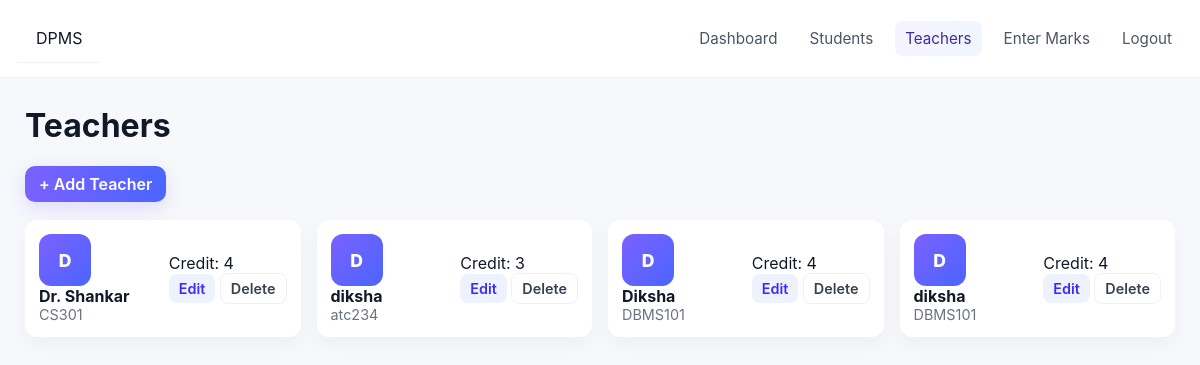
Before: /teachers with the older database file.
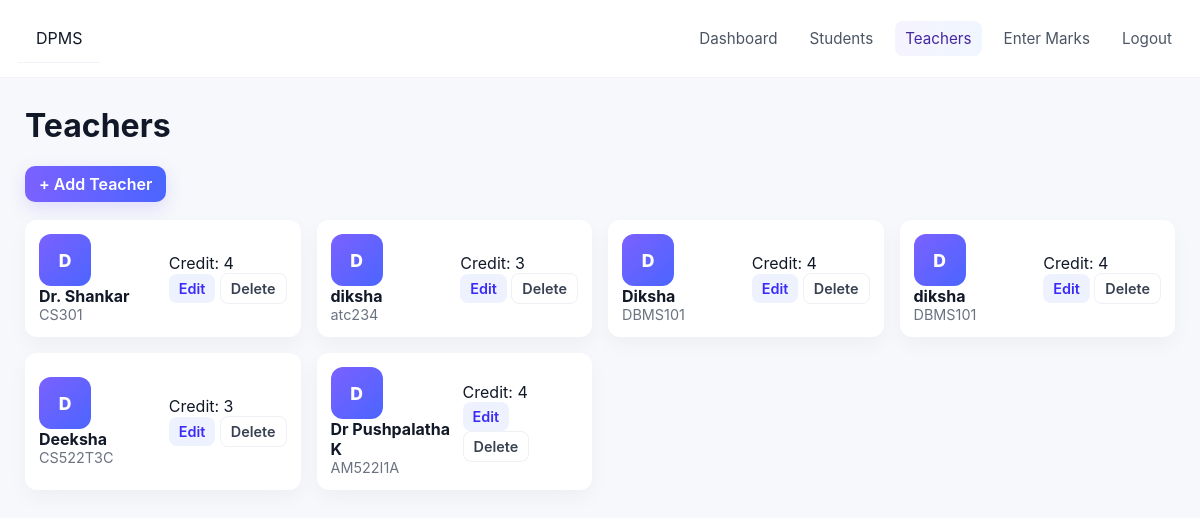
After: the same page with the newer database file.
### models.py (models this page shows)
class Teacher(db.Model):
    __tablename__ = "teacher"
    teacher_id = db.Column(db.Integer, primary_key=True, autoincrement=True)
    teacher_name = db.Column(db.String, nullable=False)
    course_code = db.Column(db.String, nullable=False)
    credit = db.Column(db.Integer)

### app.py (the view)
@app.route("/teachers")
def teachers():
    return render_template("teachers.html", teachers=Teacher.query.all())

### templates/teachers.html (shortened to what this page needs)
<!doctype html>
<html lang="en">
<head>
  <link rel="stylesheet" href="/static/style.css" />
</head>
<body>
<header class="topbar-min">
  <div class="brand-min">DPMS</div>
  <nav class="nav-min">
    <a href="/">Dashboard</a>
    <a href="/students">Students</a>
    <a href="/teachers" class="active">Teachers</a>
    <a href="/add-marks-page">Enter Marks</a>
    <a href="/logout">Logout</a>
  </nav>
</header>
<main class="container">
  <div class="page-header">
    <h1>Teachers</h1>
    <a class="btn primary" href="/add-teacher-page">+ Add Teacher</a>
  </div>
  <div class="cards-grid">
    {% for t in teachers %}
      <div class="teacher-card">
        <div class="tc-top">
          <div class="tc-avatar">{{ t.teacher_name[0]|upper }}</div>
          <div>
            <div class="name">{{ t.teacher_name }}</div>
            <div class="muted">{{ t.course_code }}</div>
          </div>
        </div>
        <div class="tc-bottom">
          <div>Credit: {{ t.credit or '-' }}</div>
          <div class="actions">
            <a class="btn small" href="#">Edit</a>
            <a class="btn small ghost" href="#">Delete</a>
          </div>
        </div>
      </div>
    {% else %}
      <div class="panel">No teachers found.</div>
    {% endfor %}
  </div>
</main>
</body>
</html>

### static/style.css (style rules this page uses)
html,body { height:100%; margin:0; font-family: "Inter", system-ui, -apple-system, "Segoe UI", Roboto, "Helvetica Neue", Arial; -webkit-font-smoothing:antialiased; -moz-osx-font-smoothing:grayscale; background:#f6f8fb; color:#111827; }
a { color:inherit; text-decoration:none; }
.container { max-width:1150px; margin:28px auto; padding:0 18px; }
.topbar-min, .topbar-min .brand-min { display:flex; justify-content:space-between; align-items:center; padding:14px 18px; background:#fff; border-bottom:1px solid #f1f3f8; }
.nav-min { display:flex; gap:12px; align-items:center; }
.nav-min a { color:#4b5563; padding:8px 10px; border-radius:8px; font-size:0.95rem; }
.nav-min a.active { background:linear-gradient(90deg,#f5f3ff,#f0f6ff); color:#4527a0; }
.btn { display:inline-flex; align-items:center; gap:8px; padding:8px 14px; border-radius:10px; border:none; cursor:pointer; text-decoration:none; font-weight:600; }
.btn.primary { background: linear-gradient(90deg,#7b61ff,#4b65ff); color:#fff; box-shadow:0 6px 18px rgba(123,97,255,0.18); }
.btn.small { padding:6px 10px; font-size:0.9rem; border-radius:8px; background:#eef2ff; color:#3b2bfa; }
.btn.ghost { background:transparent; border:1px solid #eef0f6; color:#374151; }
.cards-grid { display:grid; grid-template-columns:repeat(auto-fill,minmax(260px,1fr)); gap:16px; margin-top:18px; }
.profile-card, .teacher-card { background:#fff; padding:14px; border-radius:12px; box-shadow:0 8px 20px rgba(16,24,40,0.04); display:flex; justify-content:space-between; align-items:center; }
.avatar, .tc-avatar { width:52px; height:52px; border-radius:12px; background:linear-gradient(135deg,#7b61ff,#4b65ff); display:flex; align-items:center; justify-content:center; color:#fff; font-weight:800; font-size:1.1rem; }
.name { font-weight:700; }
.muted { color:#6b7280; font-size:0.9rem; }

Changed rows visible on the page:
added Teacher: teacher_name "D", teacher_name "Deeksha", course_code "CS522T3C", credit "3"
added Teacher: teacher_name "D", teacher_name "Dr Pushpalatha K", course_code "AM522I1A", credit "4"
